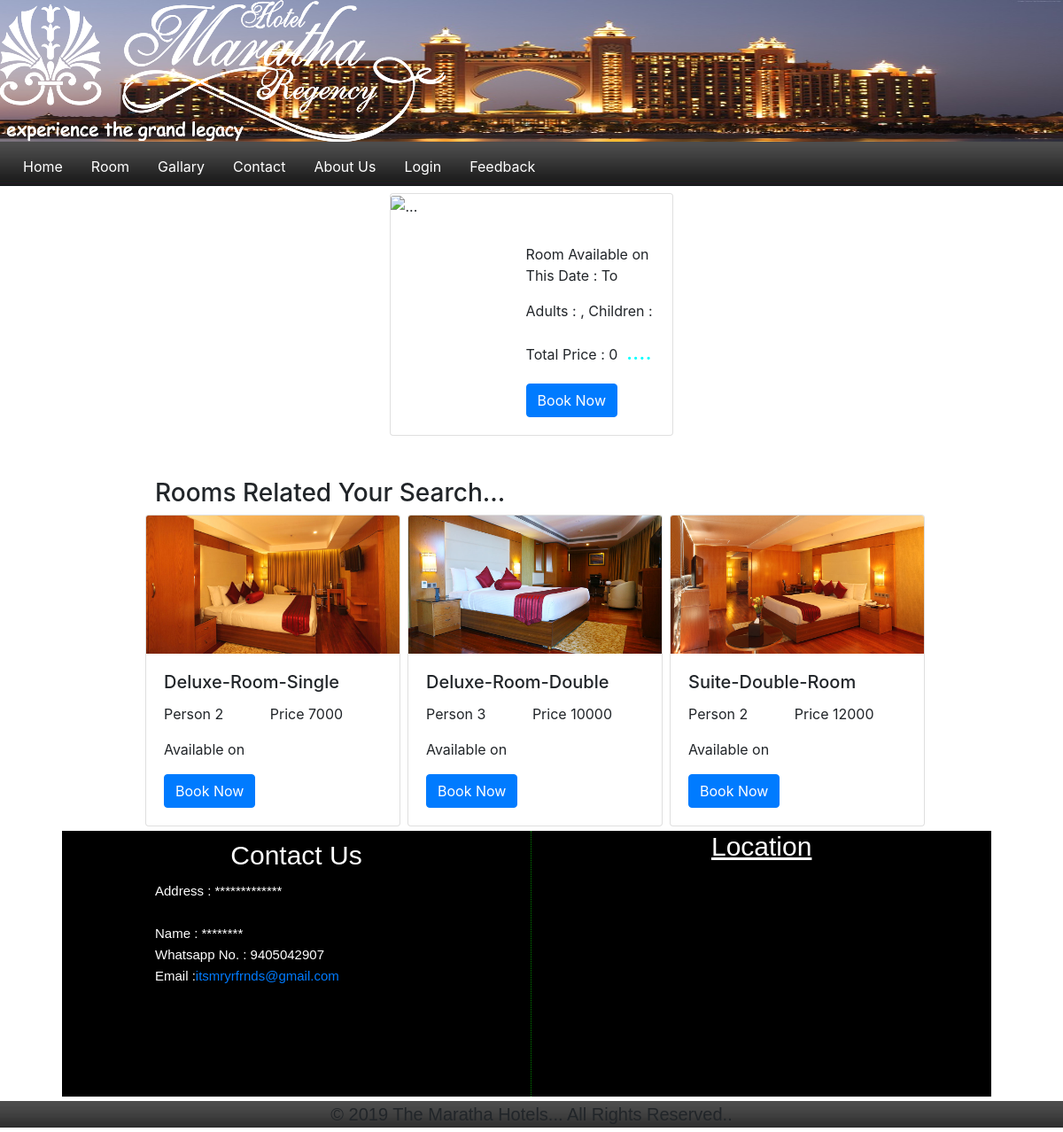
/checkRoom.php, run on the app's committed database.
### tables this page shows
CREATE TABLE IF NOT EXISTS `room_detail` (
  `id` int(11) NOT NULL AUTO_INCREMENT,
  `room_number` varchar(255) DEFAULT NULL,
  `room_name` varchar(255) DEFAULT NULL,
  `room_type` varchar(255) DEFAULT NULL,
  `room_image` varchar(255) DEFAULT NULL,
  `room_price` int(11) DEFAULT NULL,
  `room_seats` varchar(255) DEFAULT NULL,
  `room_status` varchar(255) DEFAULT NULL,
  PRIMARY KEY (`id`)
);

### checkRoom.php (the view, shortened to what this page needs)
<?php
include "database/database.php";
if(isset($_GET['roomId'])){
$roomNumber = $_GET['roomNumber'];
$roomName = $_GET['roomName'];
$checkIn = $_GET['checkIn'];
$checkOut = $_GET['checkOut'];
$adults = $_GET['adts'];
$children = $_GET['chldrn'];
$sql  = "SELECT * FROM room_detail WHERE room_number = '$roomNumber' and room_name = '$roomName'";
$result = mysqli_query($conn, $sql);
$row = mysqli_fetch_assoc($result);
$MT = $row['room_price'] * $adults;
$GST_Amount = ( $MT * 18 ) / 100 ;
$total = $GST_Amount+$MT;
}else{
    $roomNumber = $_GET['roomNumber'];
$roomName = $_GET['roomName'];
$checkIn = $_GET['checkIn'];
$checkOut = $_GET['checkOut'];
$adults = $_GET['adts'];
$children = $_GET['chldrn'];
$sql  = "SELECT * FROM room_detail WHERE room_number = '$roomNumber' and room_name = '$roomName'";
$result = mysqli_query($conn, $sql);
$row = mysqli_fetch_assoc($result);
$MT = $row['room_price'] * $adults;
$GST_Amount = ( $MT * 18 ) / 100 ;
$total = $GST_Amount+$MT;
}
?>
<!DOCTYPE html>
<html lang="en">
<head>
    <link rel="stylesheet" type="text/css" href="css/style_header.css">
    <link rel="stylesheet" href="https://stackpath.bootstrapcdn.com/bootstrap/4.5.2/css/bootstrap.min.css"
>
</head>
<body>
    <div class="header"
        style="background-image: url('bg/bg_image.jpg');background-repeat: no-repeat;background-position: center;background-size: 100% 100%;">
        <div class="logo">
            <img src="Image/Maratha_logo.png" alt="maratha logo.png">
        </div>
        <div class="nevbar" id="navbar">
            <ul>
                <li><a href="index.php">Home</a></li>
                <li><a href="room.php">Room</a></li>
                <li><a href="gallary.html">Gallary</a></li>
                <li><a href="#footer">Contact</a></li>
                <li><a href="about.html">About Us</a></li>
                <li><a href="login.html">Login</a></li>
                <li><a href="feedback.html">Feedback</a></li>
            </ul>
        </div>
    </div>
    <div class="container mt-2  ">
        <div class="d-flex justify-content-center">
            <div class="card mb-5" style="max-width: 80%; max-height: 77vh;">
                <div class="row no-gutters">
                    <div class="col-md-5">
                        <img src="<?php echo $row['room_image']; ?>" class="card-img h-100" alt="...">
                    </div>
                    <div class="col-md-7">
                        <div class="card-body">
                            <h5 class="card-title"><?php echo $roomName; ?></h5>
                            <p class="card-text">Room Available on This Date : <b><?php echo $checkIn; ?></b> To
                            </p>
                            <p class="card-text">Adults : <b><?php echo $adults; ?></b>, Children :
                            </p>
                            <p class="card-text">Total Price : <?php echo $total; ?> <span
                                    style="font-size:25px; margin-left:5px;color:cyan" data-toggle="collapse"
                                    href="#collapsePrice" role="button" aria-expanded="false"
                                    aria-controls="collapsePrice">....</span></p>
                            <?php
                                if(function_exists('infoCheck')){
                                    infoCheck();
                                }else{
                            ?>
                            <a class="btn btn-primary" data-toggle="collapse" href="#collapseForm" role="button"
                                aria-expanded="false" aria-controls="collapseform">
                                Book Now
                            </a>
                            <?php } ?>
                        </div>
                    </div>
                </div>
            </div>
        </div>
    </div>
    <?php
    $query  = mysqli_query($conn, "SELECT * FROM room_detail WHERE NOT room_number='$roomNumber' LIMIT 3");
?>
    <div class="container">
        <div class="d-flex">
            <h3 class="" style="margin-left:130px;">Rooms Related Your Search...</h2>
        </div>
        <div class="d-flex justify-content-center">
            <?php
            while($row = mysqli_fetch_array($query)){
        ?>
            <div class="card float-left ml-2" style="width: 18rem;">
                <img src="<?php echo $row['room_image']; ?>" class="card-img-top"
                    alt="<?php echo $row['room_image']; ?>">
                <div class="card-body">
                    <h5 class="card-title"><?php echo $row['room_name']; ?></h5>
                    <p class="card-text">Person <?php echo $row['room_seats']; ?> <span class="ml-5">Price
                            <?php echo $row['room_price']; ?></span></p>
                    <p class="card-text">Available on <?php echo $checkIn; ?></p>
                    <?php
    $query_string1 = 'roomId=' . urlencode($row['id']) . '&roomNumber=' . urlencode($row['room_number']) . '&roomName=' . urlencode($row['room_name']) . '&checkIn=' . urlencode($checkIn) . '&checkOut=' . urlencode($checkOut) . '&adts=' . urlencode($adults) . '&chldrn=' . urldecode($children);
                    ?>
                    <a href="checkRoom.php?<?php echo $query_string1; ?>" class="btn btn-primary">Book Now</a>
                </div>
            </div>
            <?php
            }
        ?>
        </div>
    </div>
    <div class="footer" id="footer">
        <div class="contact" id="contact">
            <h3> Contact Us</h3>
            <p>
                <span class="cont-info">Address : *************</span></br>
                <span class="cont-info">Name : ********</span></br>
                <span class="cont-info"> Whatsapp No. : 9405042907</span></br>
                <span class="cont-info"> Email :<a
                        href="mailto:itsmryrfrnds@gmail.com?subject=Mail Me&body=londheamar143@gmail.com">itsmryrfrnds@gmail.com</a></span>
            </p>
        </div>
        <div class="map">
            <div class="gmap">
                <h1> Location</h1>
                <iframe
                    src="https://www.google.com/maps/embed?pb=!1m18!1m12!1m3!1d3752.2106236742493!2d75.32635811438898!3d19.873326231590582!2m3!1f0!2f0!3f0!3m2!1i1024!2i768!4f13.1!3m3!1m2!1s0x3bdb986fcec188ef%3A0x6de7ef9596b863e8!2sKranti+Chowk%2C+Aurangabad%2C+Maharashtra+431005!5e0!3m2!1sen!2sin!4v1548546288003"
                    width="580" height="260" frameborder="0" style="border:0" allowfullscreen></iframe>
            </div>
        </div>
    </div>
    <br clear="all">
    <div class="foot">
        <p>© 2019 The Maratha Hotels... All Rights Reserved..</p>
    </div>
</body>
</html>

### css/style_header.css (style rules this page uses)
.logo { background: blacks; width: 40%; }
.nevbar { height: 50px; background: url(../icon/top-nav-bg.png); overflow: hidden; }
ul { list-style-type: none; margin: 0; padding: 10px; overflow: hidden; }
li { float: left }
li a { display: block; color: white; padding: 6px 16px; text-decoration: none; }
.footer { margin: auto 70px; background-size: cover; }
.contact { background: black; width: 50%; height: 300px; margin: 5px auto auto auto; color: white; font-family: sans-serif; border-right: 1px dotted green; float: left; }
.contact h3 { font-size: 30px; margin: 10px; text-align: center; }
.contact .cont-info { font-size: 15px; padding: 5px; margin: auto 100px; padding: auto 5px; }
.cont-info, a { text-decoration: none; color: white; }
.map { background: black; width: 49%; height: 300px; border: red; margin: 5px auto auto auto; float: left; }
.gmap { margin: auto 10px; }
.map h1 { color: white; font-size: 30px; font-family: sans-serif; font-style: bold; text-align: center; text-decoration: underline; animation: 4s amarl infinite; }
@media only screen and (max-width: 1300px) { .gmap iframe { width: 100%; margin: auto 10px; font-size: 20px; } }
.foot { width: 100%; height: 30px; background-image: url(../icon/top-nav-bg.png); margin: 5px auto; text-align: center; }
.foot p { font-size: 20px; font-family: sans-serif; padding: 10px auto; }

### checkRoom.php (style rules this page uses)
* { margin: 0; padding: 0; }
html { scroll-behavior: smooth; }

### data on the page
room_detail: room_image (picture), room_name "Deluxe-Room-Single", room_seats "2", room_price "7000"
room_detail: room_image (picture), room_name "Deluxe-Room-Double", room_seats "3", room_price "10000"
room_detail: room_image (picture), room_name "Suite-Double-Room", room_seats "2", room_price "12000"

### other printed values
$total "0"
